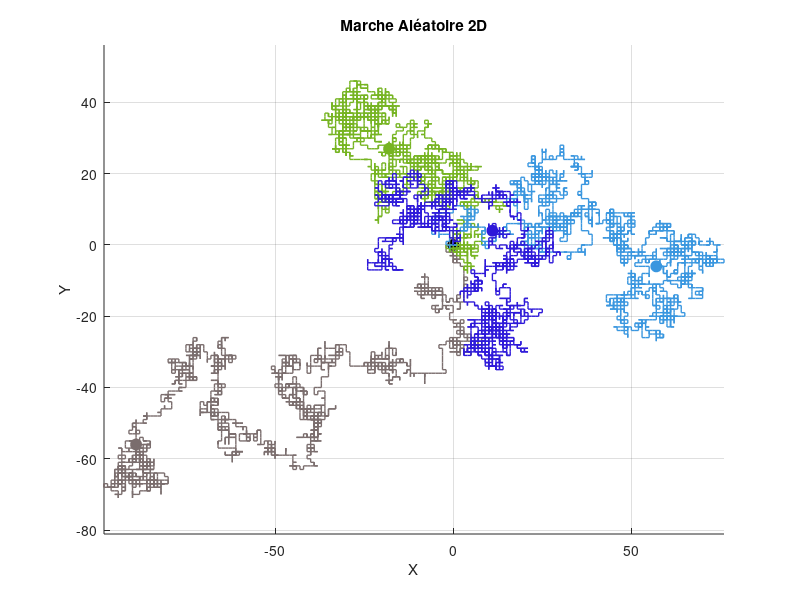

MATLAB code to generate this figure: (Note: this script raises an error after producing the figure.)
clear all; close all; clc;

N = 3000; % Nombre de simulations
X_1 = 0;
Y_1 = 0;
T = 3000; % Nombre de pas
deltaX = 1;
deltaY = 1;
N_S = 4; % Nombre de simulations pour l'affichage final
d = 2; % Dimension du problème

X = zeros(T, N);
Y = zeros(T, N); % Matrices allant de t=1 à t=T

directions = randi(4, T, N); % Même probabilité d'aller dans 4 directions

% Créer une figure pour l'affichage des trajectoires
figure;
hold on;

% Tracer l'origine
plot(0, 0, 'ko', 'MarkerSize', 8, 'MarkerFaceColor', 'k'); % Origine
xlabel('X'); ylabel('Y');
title('Marche Aléatoire 2D');
grid on; axis equal;

% Initialisation de la couleur pour chaque marcheur
colors = rand(N, 3); % Générer une couleur aléatoire pour chaque marcheur

% Calcul des trajectoires pour chaque marcheur
for t = 2:T   % On utilise 2 car t=1 est déjà utilisé pour 0,0
    X(t, :) = X(t-1, :);
    Y(t, :) = Y(t-1, :); % On initialise à la position précédente
    
    % Mise à jour de la position selon la direction
    X(t, directions(t, :) == 1) = X(t, directions(t, :) == 1) + deltaX;
    X(t, directions(t, :) == 2) = X(t, directions(t, :) == 2) - deltaX;
    Y(t, directions(t, :) == 3) = Y(t, directions(t, :) == 3) + deltaY;
    Y(t, directions(t, :) == 4) = Y(t, directions(t, :) == 4) - deltaY; % On va selon 4 directions possibles
end

% Affichage final des trajectoires
for i = 1:N_S
    plot(X(:, i), Y(:, i), 'LineWidth', 1, 'Color', colors(i, :));
    plot(X(end, i), Y(end, i), 'o', 'MarkerFaceColor', colors(i, :), 'MarkerEdgeColor', colors(i, :), 'MarkerSize', 8);
end

% Distribution de D(T)
D = sqrt(X(T, :).^2 + Y(T, :).^2);

[H, edges] = histcounts(D, [1:100]);
figure(2);
bar(edges(1:end-1), H);
xlabel('Distance parcourue par le marcheur apres un temps T');
ylabel('Probabilité');

T_values = 500:2500; % Plage de T à analyser
MDS = zeros(length(T_values), 1); % Vecteur pour stocker le MDS pour chaque T

% Calcul du MDS pour chaque valeur de T
for i = 1:length(T_values)
    t = T_values(i);
    % Calcul du déplacement quadratique moyen (MDS) à l'instant t
    MDS(i) = mean((sqrt(X(t, :).^2 + Y(t, :).^2)).^2);
end

% Tracé du déplacement quadratique moyen en fonction de T
figure;
plot(T_values, MDS, 'LineWidth', 2);
xlabel('Nombre de pas (T)');
ylabel('Déplacement quadratique moyen (MDS)');
title('Déplacement quadratique moyen');

p = polyfit(T_values, MDS, 1);
pente = p(1);

r = corrcoef(T_values, MDS);
R_carre = r(1,2)^2;

Diff = pente / (2 * d); %On trouve un quart car le diff est relier a la probabilitee que le la particule se deplace, et se deplacement est un quart
